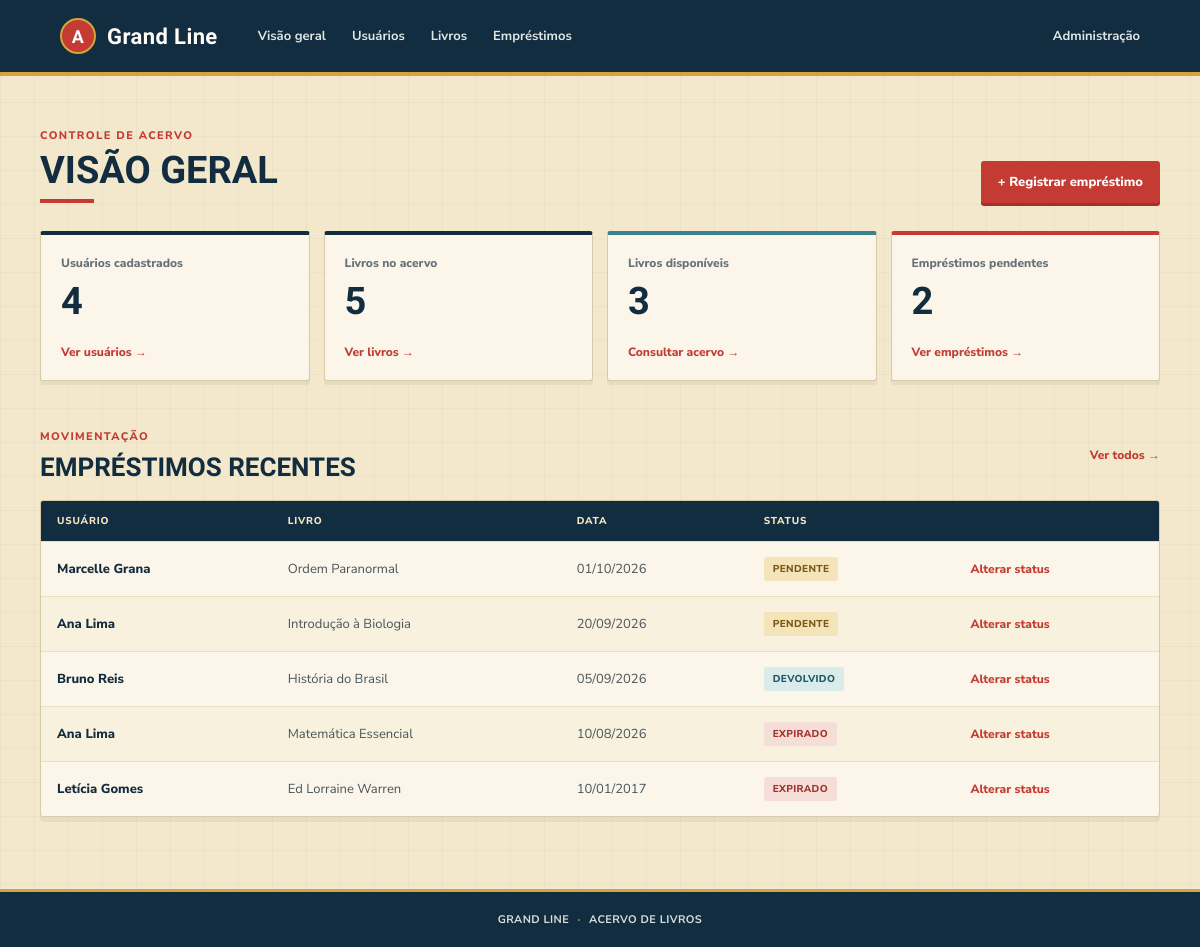
The page / on the database its author committed.
### emprestimos/models.py (models this page shows, shortened)
class Emprestimo(models.Model):
	class Status(models.TextChoices):
		PENDENTE = 'pendente', 'Pendente'
		DEVOLVIDO = 'devolvido', 'Devolvido'
		EXPIRADO = 'expirado', 'Expirado'
	usuario = models.ForeignKey(
		'usuarios.Usuario', on_delete=models.PROTECT, related_name='emprestimos',
		verbose_name='usuário',
	)
	livro = models.ForeignKey(
		'livros.Livro', on_delete=models.PROTECT, related_name='emprestimos',
		verbose_name='livro',
	)
	data_emprestimo = models.DateField('data do empréstimo', default=timezone.localdate)
	status = models.CharField('status', max_length=10, choices=Status.choices, default=Status.PENDENTE)
	class Meta:
		ordering = ['-data_emprestimo', '-pk']
		verbose_name = 'empréstimo'
		verbose_name_plural = 'empréstimos'
		constraints = [
			models.UniqueConstraint(
				fields=['livro'], condition=Q(status='pendente'), name='um_emprestimo_pendente_por_livro'
			)
		]

### usuarios/models.py (models this page shows, shortened)
class Usuario(models.Model):
	nome = models.CharField('nome', max_length=150)
	cpf = models.CharField('CPF', max_length=14, unique=True)
	email = models.EmailField('e-mail')
	telefone = models.CharField('telefone', max_length=25)
	endereco = models.CharField('endereço', max_length=255)
	class Meta:
		ordering = ['nome']
		verbose_name = 'usuário'
		verbose_name_plural = 'usuários'

### livros/models.py (models this page shows, shortened)
class Livro(models.Model):
	nome = models.CharField('nome', max_length=180)
	tematica = models.CharField('temática', max_length=100)
	valor = models.DecimalField('valor', max_digits=10, decimal_places=2)
	class Meta:
		ordering = ['nome']
		verbose_name = 'livro'
		verbose_name_plural = 'livros'
	@property
	def disponivel(self):
		return not self.emprestimos.filter(status='pendente').exists()

### emprestimos/views.py (the view)
# urls.py: path('', DashboardView.as_view(), name='inicio'),
class DashboardView(ListView):
	model = Emprestimo
	template_name = 'inicio.html'
	context_object_name = 'emprestimos_recentes'
	def get_queryset(self):
		return Emprestimo.objects.select_related('usuario', 'livro')[:8]
	def get_context_data(self, **kwargs):
		context = super().get_context_data(**kwargs)
		context.update({
			'total_usuarios': Usuario.objects.count(),
			'total_livros': Livro.objects.count(),
			'livros_disponiveis': sum(livro.disponivel for livro in Livro.objects.all()),
			'emprestimos_pendentes': Emprestimo.objects.filter(status=Emprestimo.Status.PENDENTE).count(),
		})
		return context

### templates/inicio.html (shortened to what this page needs)
{% extends 'base.html' %}
{% block content %}
<section class="page-heading">
    <div><p class="eyebrow">CONTROLE DE ACERVO</p><h1>Visão geral</h1></div>
    <a class="button button-primary" href="{% url 'emprestimos:novo' %}">+ Registrar empréstimo</a>
</section>
<section class="metrics" aria-label="Resumo do acervo">
    <article class="metric"><span>Usuários cadastrados</span><strong>{{ total_usuarios }}</strong><a href="{% url 'usuarios:lista' %}">Ver usuários →</a></article>
    <article class="metric"><span>Livros no acervo</span><strong>{{ total_livros }}</strong><a href="{% url 'livros:lista' %}">Ver livros →</a></article>
    <article class="metric metric-green"><span>Livros disponíveis</span><strong>{{ livros_disponiveis }}</strong><a href="{% url 'livros:lista' %}">Consultar acervo →</a></article>
    <article class="metric metric-orange"><span>Empréstimos pendentes</span><strong>{{ emprestimos_pendentes }}</strong><a href="{% url 'emprestimos:lista' %}">Ver empréstimos →</a></article>
</section>
<section class="section-block">
    <div class="section-heading"><div><p class="eyebrow">MOVIMENTAÇÃO</p><h2>Empréstimos recentes</h2></div><a class="text-link" href="{% url 'emprestimos:lista' %}">Ver todos →</a></div>
    {% include 'emprestimos/tabela.html' with emprestimos=emprestimos_recentes %}
</section>
{% endblock %}

### templates/emprestimos/tabela.html
<div class="table-wrap"><table><thead><tr><th>Usuário</th><th>Livro</th><th>Data</th><th>Status</th><th></th></tr></thead><tbody>
{% for emprestimo in emprestimos %}<tr><td class="primary-cell">{{ emprestimo.usuario.nome }}</td><td>{{ emprestimo.livro.nome }}</td><td>{{ emprestimo.data_emprestimo|date:'d/m/Y' }}</td><td><span class="badge badge-{{ emprestimo.status }}">{{ emprestimo.get_status_display }}</span></td><td><a class="row-action" href="{% url 'emprestimos:status' emprestimo.pk %}">Alterar status</a></td></tr>
{% empty %}<tr><td colspan="5" class="empty-state">Nenhum empréstimo registrado.</td></tr>{% endfor %}
</tbody></table></div>

### static/css/style.css (style rules this page uses)
:root { color-scheme: light; --ink: #192631; --muted: #63717a; --line: #d8c9a7; --paper: #f3e8cb; --canvas: #fbf6e9; --white: #fffdf6; --navy: #122c40; --navy-soft: #244a60; --red: #c33b32; --red-dark: #a82e29; --gold: #d5a43d; --gold-soft: #f3e4b9; --sea: #3b8190; --sea-soft: #d9ece9; --serif: 'Barlow Condensed', 'Arial Narrow', sans-serif; --sans: 'Nunito Sans', 'Segoe UI', sans-serif; }
* { box-sizing: border-box; }
body { margin: 0; background-color: var(--paper); background-image: linear-gradient(rgba(18, 44, 64, .035) 1px, transparent 1px), linear-gradient(90deg, rgba(18, 44, 64, .035) 1px, transparent 1px); background-size: 34px 34px; color: var(--ink); font-family: var(--sans); font-size: 15px; }
a { color: inherit; text-decoration: none; }
.page-heading, .section-heading { display: flex; align-items: end; justify-content: space-between; gap: 20px; margin-bottom: 28px; }
.eyebrow { margin: 0 0 8px; color: var(--red); font-size: 11px; letter-spacing: 1.4px; font-weight: 800; }
h1, h2 { margin: 0; font-family: var(--serif); font-weight: 700; text-transform: uppercase; }
h1 { font-size: 38px; line-height: 1.05; color: var(--navy); }
h2 { font-size: 26px; color: var(--navy); }
.page-heading > div:first-child { position: relative; padding-bottom: 12px; }
.page-heading > div:first-child::after { position: absolute; bottom: 0; left: 0; width: 54px; height: 4px; background: var(--red); content: ''; }
.button { min-height: 42px; padding: 0 16px; display: inline-flex; align-items: center; justify-content: center; border: 1px solid transparent; border-radius: 3px; font: 800 13px var(--sans); cursor: pointer; }
.button-primary { background: var(--red); color: white; box-shadow: 0 3px 0 var(--red-dark); }
.metrics { display: grid; grid-template-columns: repeat(4, minmax(0, 1fr)); gap: 14px; margin-bottom: 48px; }
.metric { min-height: 150px; padding: 20px; display: flex; flex-direction: column; align-items: flex-start; background: var(--canvas); border: 1px solid var(--line); border-top: 4px solid var(--navy); border-radius: 3px; box-shadow: 0 4px 0 rgba(18, 44, 64, .06); }
.metric-green { border-top-color: var(--sea); }
.metric-orange { border-top-color: var(--red); }
.metric span { color: var(--muted); font-size: 12px; font-weight: 800; }
.metric strong { margin: 11px 0 auto; color: var(--navy); font-family: var(--serif); font-size: 38px; line-height: 1; }
.metric a, .text-link { color: var(--red); font-size: 12px; font-weight: 800; }
.section-heading { align-items: center; margin-bottom: 18px; }
.section-block { animation: appear .4s ease-out both; }
.table-wrap { overflow-x: auto; background: var(--canvas); border: 1px solid var(--line); border-radius: 3px; box-shadow: 0 5px 0 rgba(18, 44, 64, .05); }
table { width: 100%; border-collapse: collapse; text-align: left; }
th { padding: 13px 16px; color: #f6e8c2; background: var(--navy); font-size: 10px; text-transform: uppercase; letter-spacing: .8px; font-weight: 800; white-space: nowrap; }
td { padding: 15px 16px; border-top: 1px solid #e9ddc2; color: #48545a; font-size: 13px; vertical-align: middle; }
tbody tr:nth-child(even) { background: rgba(213, 164, 61, .07); }
.primary-cell { color: var(--navy); font-weight: 800; }
.badge { display: inline-flex; align-items: center; padding: 5px 9px; border-radius: 3px; font-size: 10px; font-weight: 800; text-transform: uppercase; letter-spacing: .35px; white-space: nowrap; }
.badge-green, .badge-devolvido { background: var(--sea-soft); color: #205766; }
.badge-orange, .badge-pendente { background: var(--gold-soft); color: #795715; }
.badge-expirado { background: #f5ded7; color: #a4322c; }
.row-action { color: var(--red); font-size: 12px; font-weight: 800; white-space: nowrap; }

### rows shown on the page
Emprestimo: usuario.nome "Marcelle Grana", livro.nome "Ordem Paranormal", data_emprestimo "01/10/2026", status "PENDENTE"
Emprestimo: usuario.nome "Ana Lima", livro.nome "Introdução à Biologia", data_emprestimo "20/09/2026", status "PENDENTE"
Emprestimo: usuario.nome "Bruno Reis", livro.nome "História do Brasil", data_emprestimo "05/09/2026", status "DEVOLVIDO"
Emprestimo: usuario.nome "Ana Lima", livro.nome "Matemática Essencial", data_emprestimo "10/08/2026", status "EXPIRADO"
Emprestimo: usuario.nome "Letícia Gomes", livro.nome "Ed Lorraine Warren", data_emprestimo "10/01/2017", status "EXPIRADO"

### other values the page prints
{{ total_usuarios }} "4"
{{ total_livros }} "5"
{{ livros_disponiveis }} "3"
{{ emprestimos_pendentes }} "2"
